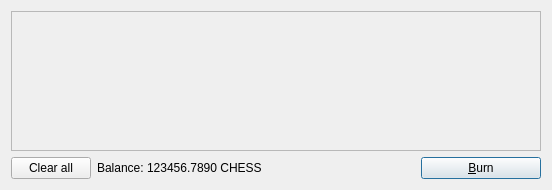
<?xml version="1.0" encoding="UTF-8"?>
<ui version="4.0">
 <class>BurnCoinsDialog</class>
 <widget class="QDialog" name="BurnCoinsDialog">
  <property name="geometry">
   <rect>
    <x>0</x>
    <y>0</y>
    <width>552</width>
    <height>190</height>
   </rect>
  </property>
  <property name="windowTitle">
   <string>ChessCoin 0.32% - Burn coins</string>
  </property>
  <property name="modal">
   <bool>true</bool>
  </property>
  <layout class="QVBoxLayout" name="verticalLayout">
   <item>
    <widget class="QScrollArea" name="scrollArea">
     <property name="widgetResizable">
      <bool>true</bool>
     </property>
     <widget class="QWidget" name="scrollAreaWidgetContents">
      <property name="geometry">
       <rect>
        <x>0</x>
        <y>0</y>
        <width>532</width>
        <height>138</height>
       </rect>
      </property>
      <layout class="QVBoxLayout" name="verticalLayout_2">
       <property name="leftMargin">
        <number>0</number>
       </property>
       <property name="topMargin">
        <number>0</number>
       </property>
       <property name="rightMargin">
        <number>0</number>
       </property>
       <property name="bottomMargin">
        <number>0</number>
       </property>
       <item>
        <layout class="QVBoxLayout" name="entries">
         <property name="spacing">
          <number>6</number>
         </property>
        </layout>
       </item>
       <item>
        <spacer name="verticalSpacer">
         <property name="orientation">
          <enum>Qt::Vertical</enum>
         </property>
         <property name="sizeHint" stdset="0">
          <size>
           <width>20</width>
           <height>40</height>
          </size>
         </property>
        </spacer>
       </item>
      </layout>
     </widget>
    </widget>
   </item>
   <item>
    <layout class="QHBoxLayout" name="horizontalLayout">
     <item>
      <widget class="QPushButton" name="clearButton">
       <property name="sizePolicy">
        <sizepolicy hsizetype="Minimum" vsizetype="Fixed">
         <horstretch>0</horstretch>
         <verstretch>0</verstretch>
        </sizepolicy>
       </property>
       <property name="minimumSize">
        <size>
         <width>0</width>
         <height>0</height>
        </size>
       </property>
       <property name="toolTip">
        <string>Remove all transaction fields</string>
       </property>
       <property name="text">
        <string>Clear all</string>
       </property>
       <property name="icon">
        <iconset resource="../bitcoin.qrc">
         <normaloff>:/icons/remove</normaloff>:/icons/remove</iconset>
       </property>
       <property name="autoRepeatDelay">
        <number>300</number>
       </property>
      </widget>
     </item>
     <item>
      <layout class="QHBoxLayout" name="horizontalLayout_2">
       <property name="spacing">
        <number>3</number>
       </property>
       <item>
        <widget class="QLabel" name="label">
         <property name="text">
          <string>Balance:</string>
         </property>
        </widget>
       </item>
       <item>
        <widget class="QLabel" name="labelBalance">
         <property name="text">
          <string>123456.7890 CHESS</string>
         </property>
         <property name="textInteractionFlags">
          <set>Qt::LinksAccessibleByMouse|Qt::TextSelectableByKeyboard|Qt::TextSelectableByMouse</set>
         </property>
        </widget>
       </item>
      </layout>
     </item>
     <item>
      <spacer name="horizontalSpacer">
       <property name="orientation">
        <enum>Qt::Horizontal</enum>
       </property>
       <property name="sizeHint" stdset="0">
        <size>
         <width>40</width>
         <height>20</height>
        </size>
       </property>
      </spacer>
     </item>
     <item>
      <widget class="QPushButton" name="sendButton">
       <property name="minimumSize">
        <size>
         <width>120</width>
         <height>0</height>
        </size>
       </property>
       <property name="toolTip">
        <string>Confirm the send action</string>
       </property>
       <property name="text">
        <string>&amp;Burn</string>
       </property>
       <property name="icon">
        <iconset resource="../bitcoin.qrc">
         <normaloff>:/icons/burn</normaloff>:/icons/burn</iconset>
       </property>
       <property name="default">
        <bool>true</bool>
       </property>
      </widget>
     </item>
    </layout>
   </item>
  </layout>
 </widget>
 <resources>
  <include location="../bitcoin.qrc"/>
 </resources>
 <connections/>
</ui>
